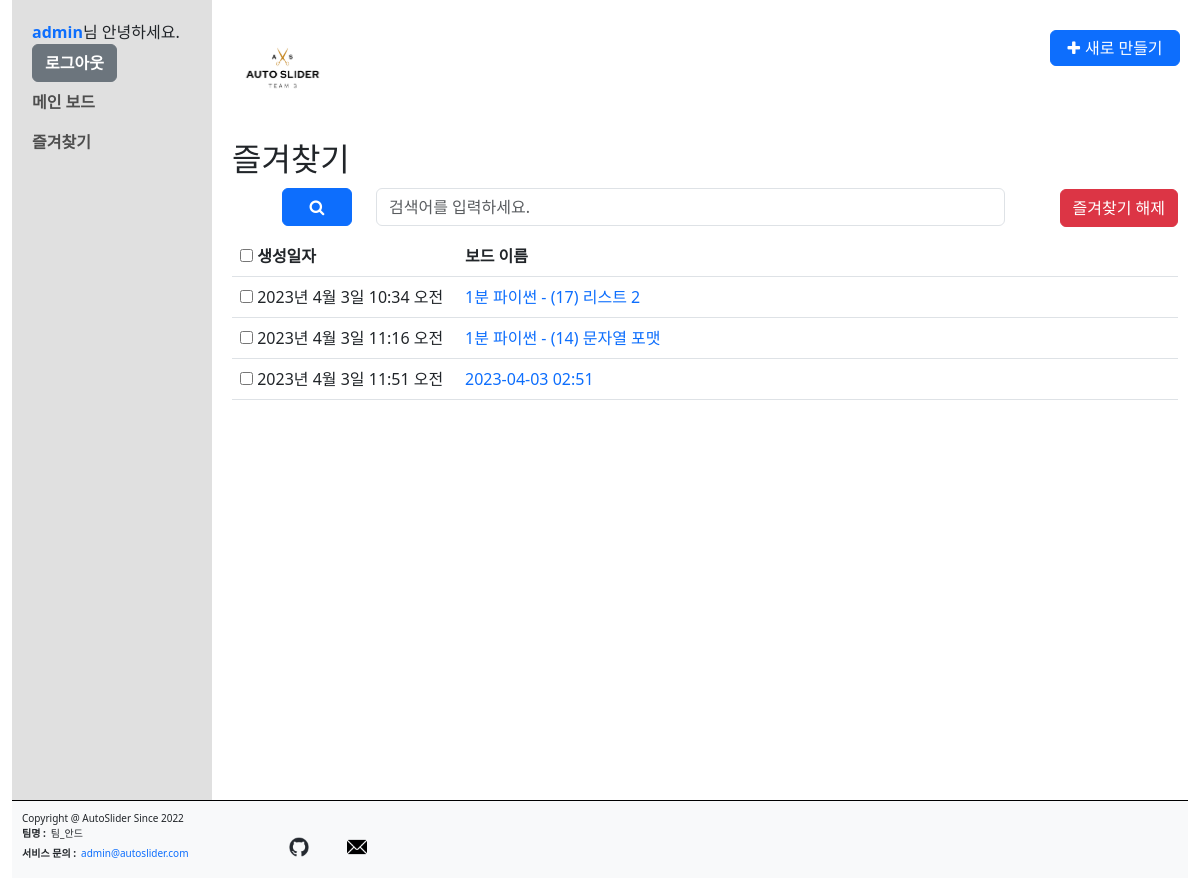
The app's page /favorite/ (signed in) with its own data.
### common/models.py (models this page shows, shortened)
class CustomUser(AbstractUser):
    nickname = models.CharField(max_length=20, default='')
    phone_regex = RegexValidator(regex=r'^01([0|1|6|7|8|9])-?([0-9]{3,4})-?([0-9]{4})$') # 정규식 011-123-4567 혹은 010-1234-5678 기준
    phone = models.CharField(validators=[phone_regex], max_length=13, unique=True, verbose_name='phone', null=False, blank=False) # 010-1234-5678 기준 갯수
    USERNAME_FIELD = 'username'
    REQUIRED_FIELDS = ['phone', 'nickname', 'email']
    first_name = None
    last_name = None

### boards/models.py (models this page shows, shortened)
class Board(models.Model):
    input_type_choices = [
        ('input_text', '텍스트 요약'),
        ('input_youtube', 'Youtube 영상 링크 입력'),
        ('input_video', '영상 파일 업로드')
    ]
    title = models.TextField(blank=True)
    input_type = models.TextField(choices=input_type_choices, null=True)
    input_text = models.TextField(blank=True, null=True)
    input_youtube = models.TextField(blank=True, null=True)
    input_video = models.FileField(upload_to='videos/', blank=True, null=True)
    total_text = models.TextField(blank=True, null=True)
    summary_text = models.TextField(blank=True, null=True)
    timeline_text = models.TextField(blank=True, null=True)
    note = models.TextField(blank=True, null=True)
    user_id = models.ForeignKey(CustomUser, on_delete=models.CASCADE)
    favorite = models.BooleanField(default=False)
    created_at = models.DateTimeField(auto_now_add=True)
    updated_at = models.DateTimeField(auto_now=True)

### boards/views.py (the view, shortened to what this page needs)
# urls.py: path('favorite/', views.FavoriteBoardListView.as_view(), name='favorite_board_list'),
class FavoriteBoardListView(BoardListView):
    def get_queryset(self):
        queryset = super().get_queryset().filter(favorite=True)
        query = self.request.GET.get('q')
        if query:
            queryset = queryset.filter(
                Q(title__icontains=query) | Q(note__icontains=query) | Q(total_text__icontains=query) | Q(summary_text__icontains=query)
            )
        return queryset
    def get_context_data(self, **kwargs):
        context = super().get_context_data(**kwargs)
        context['favorite_board_list'] = self.get_queryset()
        return context

### boards/views.py (called while the page is built)
    def get_queryset(self):
        query = self.request.GET.get('q')
        if query:
            return Board.objects.filter(
                Q(title__icontains=query) | Q(note__icontains=query) | Q(total_text__icontains=query) | Q(summary_text__icontains=query),
                user_id=self.request.user.id
            )
        else:
            return Board.objects.filter(user_id=self.request.user.id)

    def get_context_data(self, **kwargs):
        context = super().get_context_data(**kwargs)
        context['board_list'] = self.get_queryset()
        return context

### templates/boards/board_list.html (shortened to what this page needs)
{% extends "base.html" %}
{% block content %}
{% load static %}
{% include "navbar.html" %}
<section class="board_list container-fluid">
  {% if  request.resolver_match.url_name == 'board_list' %}
  <h2>메인 보드</h2>
  <div class="searchSection">
    <form id="search_board_list" method="get" action="{% url 'boards:board_list' %}">
      <div class="form-group row">
        <div class="col btnarea">
          <button type="submit" form="search_board_list" class="btn btn-primary"><strong class="fa fa-search"><span class="modal hide">검색</span></strong></button>
        </div>
        <div class="col searcharea">
            <input type="text" name="q" class="form-control" placeholder="검색어를 입력하세요." value="{{ q }}">
        </div>
      </div>
    </form>
  </div>
  <div class="list_result">
    {% if board_list %}
    <form method="POST" id="user_board_list" action="{% url 'boards:board_list' %}">
      {% csrf_token %}
      {% include "form_errors.html" %}
      <div class="table-responsive">
        <table class="table table-hover">
          <thead>
            <tr>
              <th>
                <input type="checkbox" id="boards_all" name="board_ids" value="{{ board_list.all.0.id }}-{{ board_list.all.last.id }}">
                <label for="boards_all"><strong>생성일자</strong></label>
              </th>
              <th>
                <strong>보드 이름</strong>
              </th>
            </tr>
          </thead>
          <tbody>
          {% for board in board_list %}
            <tr>
              <td>
                <input type="checkbox" id="{{ board.id }}" name="board_ids" value="{{ board.id }}">
                <label for="{{ board.id }}">{{ board.created_at }}</label>
              </td>
              <td>
                <p class="board_tit"><a href="{% url 'boards:board_detail' board.id %}">{{ board.title }}</a></p>
              </td>
            </tr>
          {% endfor %}
          </tbody>
        </table>
      </div>
      <p class="btnarea"><button type="submit" form="user_board_list" class="btn btn-danger">삭제하기</button></p>
    </form>
    {% else %}
    <p class="no_result">목록이 존재하지 않습니다.</p>
    {% endif %}
  </div>
  {% elif request.resolver_match.url_name == 'favorite_board_list' %}
  <h2>즐겨찾기</h2>
  <div class="searchSection">
    <form id="search_fav_list" method="GET" action="{% url 'boards:favorite_board_list' %}">
      <div class="form-group row">
        <div class="col btnarea">
          <button type="submit" form="search_fav_list" class="btn btn-primary"><strong class="fa fa-search"><span class="modal hide">검색</span></strong></button>
        </div>
        <div class="col searcharea">
            <input type="text" name="q" class="form-control" placeholder="검색어를 입력하세요." value="{{ q }}">
        </div>
      </div>
    </form>
  </div>
  <div class="list_result">
    {% if favorite_board_list %}
    <form method="POST" id="user_fav_list" action="{% url 'boards:favorite_board_list' %}">
      <div class="table-responsive">
        <table class="table table-hover">
          <thead>
            <tr>
              <th>
                <input type="checkbox" id="boards_fav_all" name="board_fav_ids" value="{{ favorite_board_list.all.0.id }}-{{ favorite_board_list.all.last.id }}">
                <label for="boards_fav_all"><strong>생성일자</strong></label>
              </th>
              <th>
                <strong>보드 이름</strong>
              </th>
            </tr>
          </thead>
          <tbody>
          {% for board_fav in favorite_board_list %}
            <tr>
              <td>
                <input type="checkbox" id="{{ board_fav.id }}" name="board_fav_ids" value="{{ board_fav.id }}">
                <label for="{{ board_fav.id }}">{{ board_fav.created_at }}</label>
              </td>
              <td>
                <p class="board_tit"><a href="{% url 'boards:board_detail' board_fav.id %}">{{ board_fav.title }}</a></p>
              </td>
            </tr>
          {% endfor %}
          </tbody>
        </table>
      </div>
      <p class="btnarea"><button type="submit" form="user_fav_list" class="btn btn-danger">즐겨찾기 해제</button></p>
    </form>
    {% else %}
    <p class="no_result">목록이 존재하지 않습니다.</p>
    {% endif %}
  </div>
  {% endif %}
</section>
<footer class="footer bg-light">
  <div class="rows">
    <div class="rights"><p class="copyright">Copyright @ AutoSlider Since 2022</p></div>
    <ul class="info">
      <li><strong>팀명 :</strong>팀_안드</li>
      <li><strong>서비스 문의 :</strong><a href="mailto:admin@autoslider.com" class="mailto">admin@autoslider.com</a></li>
    </ul>
    <ul class="links">
      <li><a class="btn btn-outline-light btn-floating m-1" href="https://github.com/AutoSlider/total" target="_blank" role="button"><img src="{% static 'img/icons/png/github-mark.png' %}" alt="gitHub linke" /></a></li>
      <li><a class="btn btn-outline-light btn-floating m-1" href="mailto:admin@autoslider.com" target="_blank" role="button"><img src="{% static 'img/icons/png/email.png' %}" alt="mail" /></a></li>
    </ul>
  </div>
</footer>
{% endblock %}

### templates/navbar.html
{% load static %}
<header class="header">
  <h1 class="logo"><img src="{% static 'img/autoslider_logo.png' %}" alt="logo"></h1>
  <ul class="btnarea">
    {% if request.resolver_match.url_name is None or request.resolver_match.url_name == 'board_list' or request.resolver_match.url_name == 'favorite_board_list' %}
      <li><button id="newBoardBtn" class="btn btn-primary"><strong class="fa fa-plus" data-toggle="modal" data-target="newBoardModal"><span>새로 만들기</span></strong></button></li>
    {% endif %}
  </ul>
</header>
<nav class="navigation navbar navbar-nav">
    <ul class="navbar-nav">
      <li class="nav-item"><a href="{% url 'common:profile' %}">{{ user.nickname }}</a>님 안녕하세요.</li>
      <li class="nav-item"><a href="{% url 'common:logout' %}" class="btn btn-secondary">로그아웃</a></li>
      <li class="nav-item"><a href="{% url 'boards:board_list' %}" class="nav-link" >메인 보드</a></li>
      <li class="nav-item"><a href="{% url 'boards:favorite_board_list' %}" class="nav-link" >즐겨찾기</a></li>
    </ul>
</nav>

### static/css/style.css (style rules this page uses)
html, body, h1, h2, h3, h4, h5, h6, dl, dt, dd, ol, ul, li, div, p, strong, span { margin: 0; padding: 0; list-style: none; }
html, body { position: relative; width: 100%; height: 100%; }
a { text-decoration: none; }
table { border-collapse: collapse; border-spacing: 0; }
.header { height: 140px; padding: 20px 0; margin: 0 0 -140px 220px; }
.header .logo { width: 100px; }
.header .logo img { display: block; width: 100%; }
.header .btnarea { position: absolute; top: 30px; right: 20px; }
.header .btnarea #newBoardBtn { padding: 5px; width: 130px; }
.header #newBoardBtn strong { color: #ffffff; }
.header #newBoardBtn strong span { padding-left: 5px; }
.navigation { position: relative; float: left; width: 200px; height: 100%; padding: 20px 20px 0; z-index:10; background-color: #E0E0E0; align-items : baseline; }
.navbar ul { clear: both; width: 100%; }
.navbar ul li a { font-weight:600; }
.board_list { padding: 140px 10px 0 220px; }
.board_list .searchSection { padding: 10px 50px; }
.board_list .searchSection .btnarea { flex: 0.05 0 0%; }
.board_list .searchSection .btnarea button { width: 70px; }
.footer { clear: both; overflow: hidden; position: relative; width: 100%; padding: 10px; border-top: 1px solid #000; }
.footer .rights { z-index:0; }
.footer .rows { clear: both; float: none; overflow: hidden; position: relative; width: 100%; font-size: 10px; }
.footer .rows ul { float: left; width: 250px; z-index:10; }
.footer .rows ul li { display: block; margin-bottom: 5px; text-align: left; }
.footer .rows ul li strong { padding-right: 5px; }
.footer .rows ul li a img { display: block; width: 20px; }
.footer .rows .links li { display: inline-block; margin: 0 auto; width: 55px; }
.board_list .searchSection .searcharea { flex: 0.8 0 0%; }
.board_list .list_result { position: relative; }
.list_result .btnarea { position : absolute; top: -47px; right : 0px; }
.list_result .table th:first-child { width:225px }

### records on screen
CustomUser: nickname "admin"
Board: created_at "2023년 4월 3일 10:34 오전", title "1분 파이썬 - (17) 리스트 2"
Board: created_at "2023년 4월 3일 11:16 오전", title "1분 파이썬 - (14) 문자열 포맷"
Board: created_at "2023년 4월 3일 11:51 오전", title "2023-04-03 02:51"
